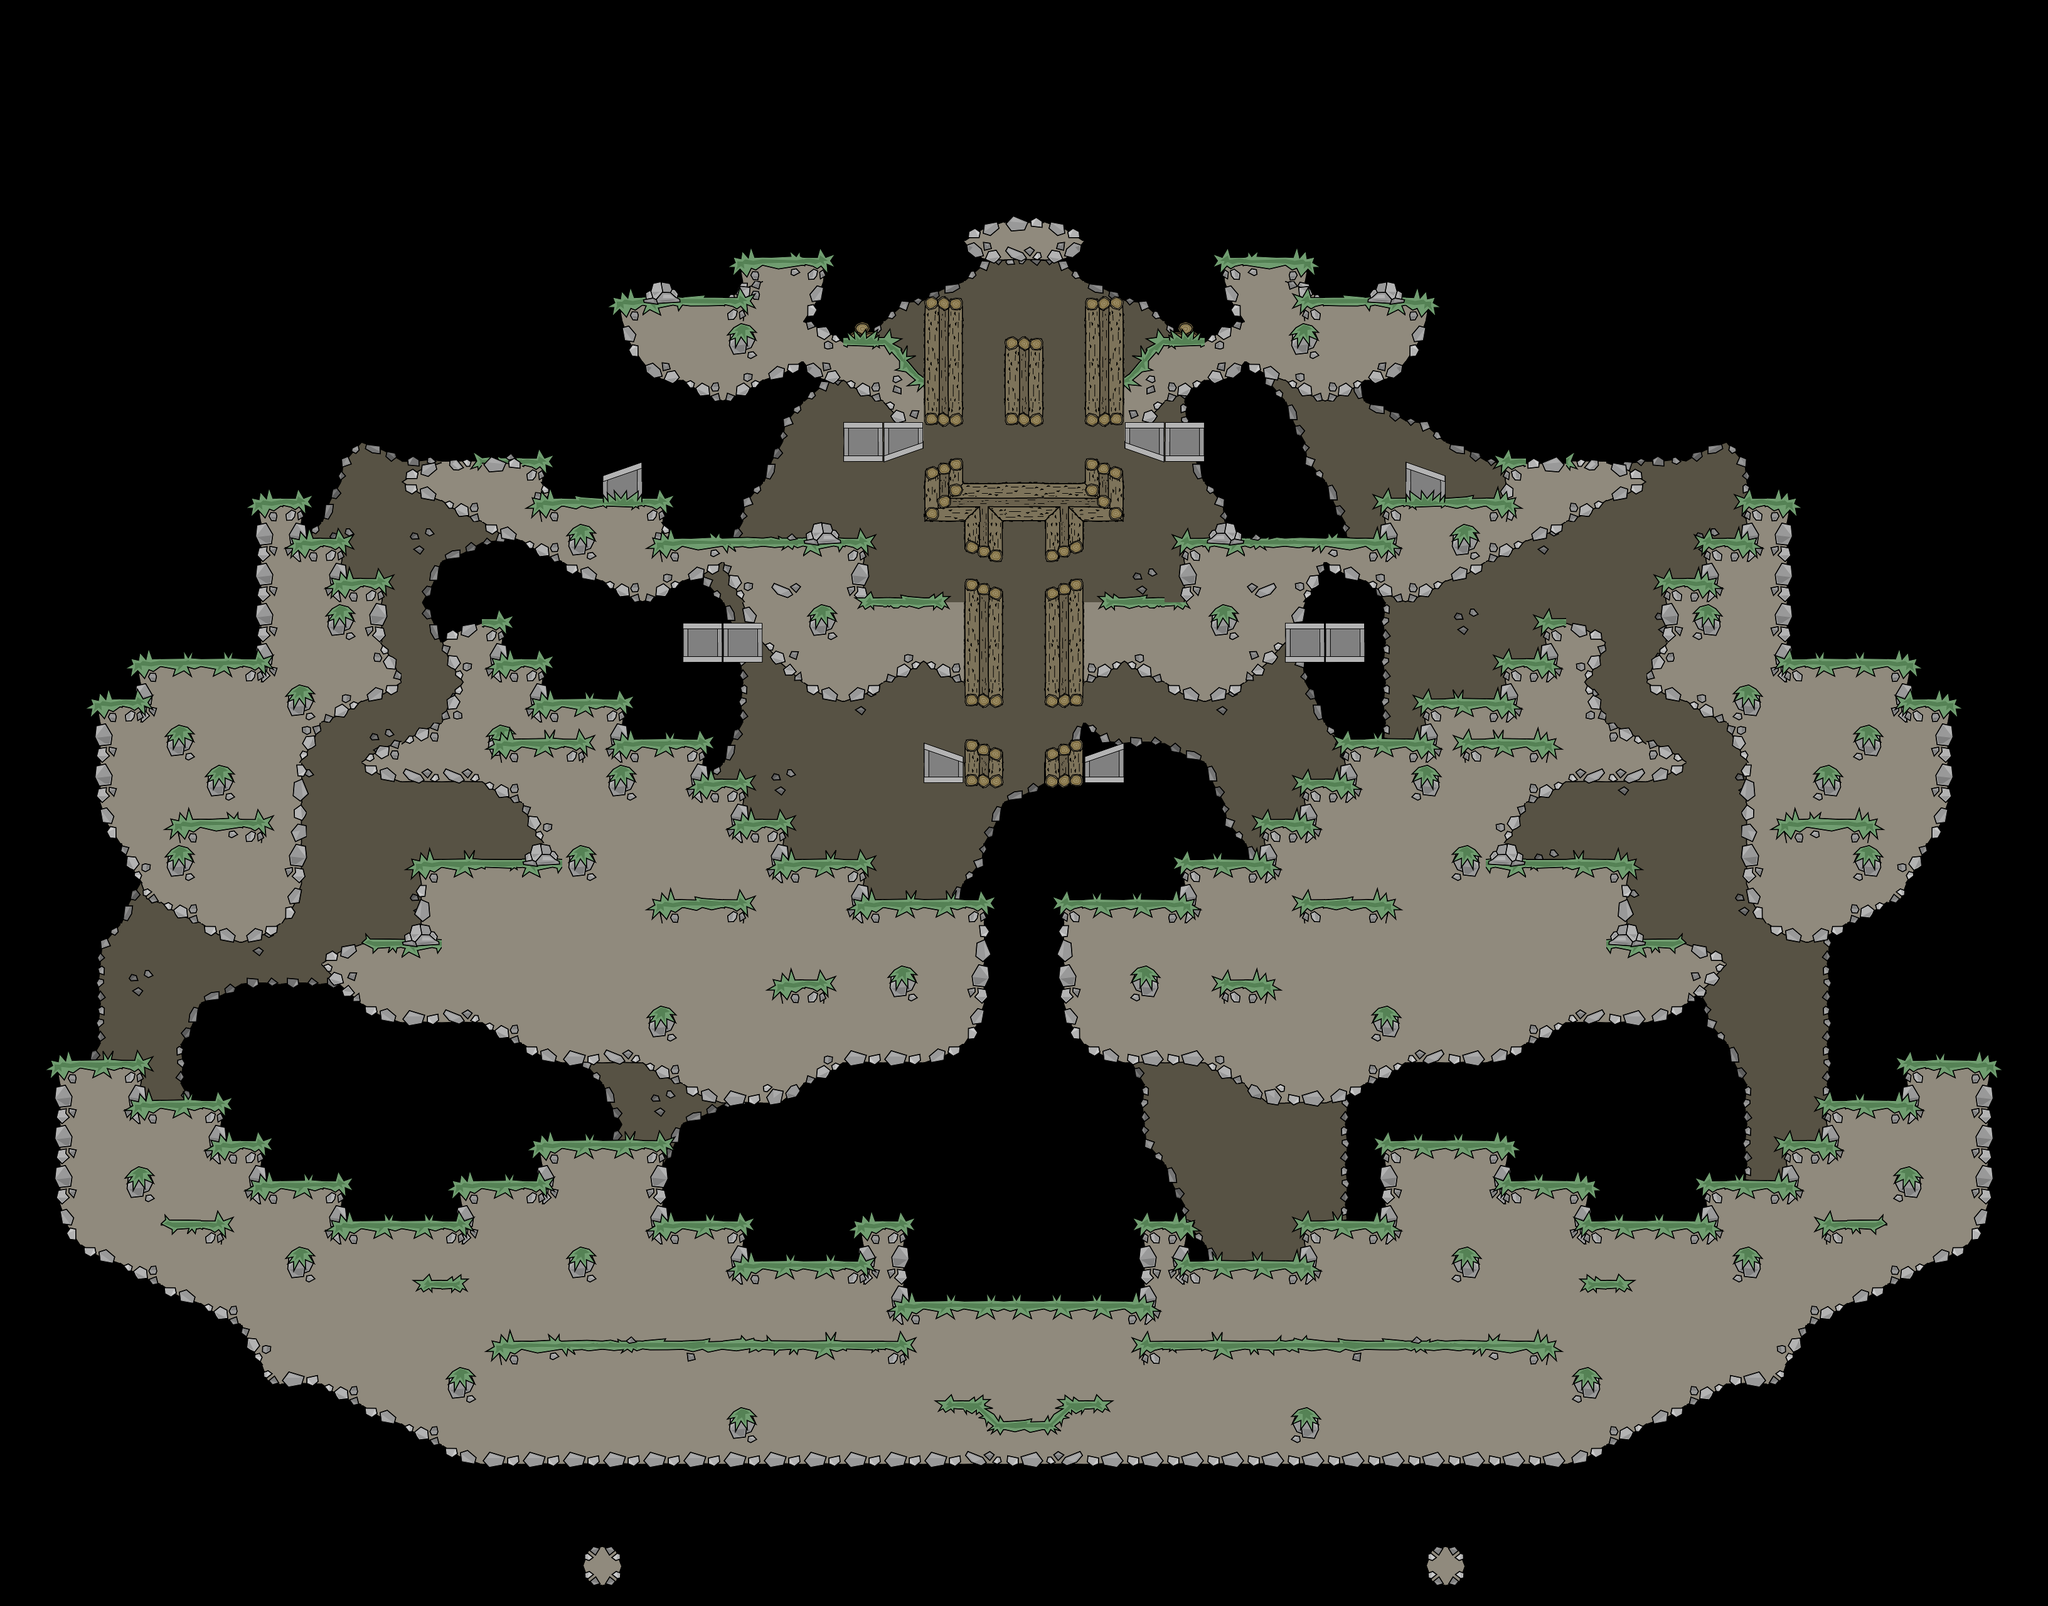

The image is a tile-based game level rendered from a .tmx file. Its description and source (layers, tilesets, objects; grid data summarised) follow:
An orthogonal 51x40 tile map with 64x64 px tiles, 3 tile layers (tilebg2, tilebg, tile) and 159 objects (94x spritefg, 32x wp_p, 16x co_poly, 2x sp_p_05, ctf_sp_1, ...).

<map version="1.4" tiledversion="1.4.3" orientation="orthogonal" renderorder="right-down" width="51" height="40" tilewidth="64" tileheight="64" infinite="0">
 <tileset firstgid="1" source="t64_new.tsx" />
 <layer id="1" name="tilebg2" width="51" height="40">
  <data>[2040 cells, 524 non-empty, 29 distinct tile ids]</data>
 </layer>
 <layer id="2" name="tilebg" width="51" height="40">
  <data>[2040 cells, 366 non-empty, 30 distinct tile ids]</data>
 </layer>
 <layer id="3" name="tile" width="51" height="40">
  <data>[2040 cells, 1103 non-empty, 82 distinct tile ids]</data>
 </layer>
 <objectgroup name="objects">
  <object id="242" name="spritefg" x="387" y="950">
   <properties>
    <property name="sprite" value="palmTree" />
   </properties>
  </object>
  <object id="243" name="spritefg" x="322" y="950">
   <properties>
    <property name="sprite" value="palmTree" />
   </properties>
  </object>
  <object id="249" name="spritefg" x="192" y="1590">
   <properties>
    <property name="sprite" value="palmTree" />
   </properties>
  </object>
  <object id="250" name="spritefg" x="128" y="1590">
   <properties>
    <property name="sprite" value="palmTree" />
   </properties>
  </object>
  <object id="991" name="spritefg" x="1482" y="1974">
   <properties>
    <property name="sprite" value="palmTree" />
   </properties>
  </object>
  <object id="993" name="spritefg" x="1781" y="1974">
   <properties>
    <property name="sprite" value="palmTree" />
   </properties>
  </object>
  <object id="1086" name="spritefg" x="641" y="962">
   <properties>
    <property name="sprite" value="bushPalm" />
   </properties>
  </object>
  <object id="1087" name="spritefg" x="705" y="963">
   <properties>
    <property name="sprite" value="bushPalm" />
   </properties>
  </object>
  <object id="1088" name="spritefg" x="772" y="963">
   <properties>
    <property name="sprite" value="bushPalm" />
   </properties>
  </object>
  <object id="1089" name="spritefg" x="901" y="1090">
   <properties>
    <property name="sprite" value="bushPalm" />
   </properties>
  </object>
  <object id="1091" name="spritefg" x="1027" y="1156">
   <properties>
    <property name="sprite" value="bushPalm" />
   </properties>
  </object>
  <object id="1093" name="spritefg" x="1284" y="1347">
   <properties>
    <property name="sprite" value="bushPalm" />
   </properties>
  </object>
  <object id="1101" name="spritefg" x="387" y="1025">
   <properties>
    <property name="sprite" value="bushPalm" />
   </properties>
  </object>
  <object id="1102" name="spritefg" x="322" y="1025">
   <properties>
    <property name="sprite" value="bushPalm" />
   </properties>
  </object>
  <object id="1103" name="spritefg" x="258" y="1025">
   <properties>
    <property name="sprite" value="bushPalm" />
   </properties>
  </object>
  <object id="1154" name="spritefg" x="1733" y="2050">
   <properties>
    <property name="sprite" value="bushPalm" />
   </properties>
  </object>
  <object id="1155" name="spritefg" x="1668" y="2050">
   <properties>
    <property name="sprite" value="bushPalm" />
   </properties>
  </object>
  <object id="1156" name="spritefg" x="1602" y="2050">
   <properties>
    <property name="sprite" value="bushPalm" />
   </properties>
  </object>
  <object id="1157" name="spritefg" x="1538" y="2048">
   <properties>
    <property name="sprite" value="bushPalm" />
   </properties>
  </object>
  <object id="1163" name="spritefg" x="1089" y="1922">
   <properties>
    <property name="sprite" value="bushPalm" />
   </properties>
  </object>
  <object id="1169" name="spritefg" x="706" y="1922">
   <properties>
    <property name="sprite" value="bushPalm" />
   </properties>
  </object>
  <object id="1170" name="spritefg" x="642" y="1924">
   <properties>
    <property name="sprite" value="bushPalm" />
   </properties>
  </object>
  <object id="1171" name="spritefg" x="579" y="1924">
   <properties>
    <property name="sprite" value="bushPalm" />
   </properties>
  </object>
  <object id="1177" name="spritefg" x="129" y="1665">
   <properties>
    <property name="sprite" value="bushPalm" />
   </properties>
  </object>
  <object id="1185" name="spritefg" x="384" y="1719">
   <properties>
    <property name="sprite" value="palmTree" />
   </properties>
  </object>
  <object id="1196" name="wp_p" x="192" y="1109">
   <properties>
    <property name="weapon" value="gasnade,riot,flame" />
   </properties>
  </object>
  <object id="1199" name="wp_p" x="1152" y="1236">
   <properties>
    <property name="weapon" value="fragnade,gasnade,gasnade,proxynade" />
   </properties>
  </object>
  <object id="1201" name="wp_p" x="448" y="788">
   <properties>
    <property name="weapon" value="ak47,xm8,machete" />
   </properties>
  </object>
  <object id="1203" name="wp_p" x="1408" y="1941">
   <properties>
    <property name="weapon" value="mp5,ak47,machete" />
   </properties>
  </object>
  <object id="1212" name="wp_p" x="287" y="1748">
   <properties>
    <property name="weapon" value="shotgun,m16" />
   </properties>
  </object>
  <object id="1214" name="wp_p" x="960" y="1813">
   <properties>
    <property name="weapon" value="huntingpistol,shotgun" />
   </properties>
  </object>
  <object id="1221" name="wp_p" x="459" y="1876">
   <properties>
    <property name="weapon" value="fragnade,gasnade,gasnade,proxynade" />
   </properties>
  </object>
  <object id="1222" name="ctf_sp_1" x="245.621" y="837.439" />
  <object id="1224" name="fp_b_1" x="782" y="1365.5">
   <properties>
    <property name="sprite" value="flagStationBlue" />
   </properties>
  </object>
  <object id="1225" name="fp_1" x="780.333" y="1290.83" />
  <object id="1261" name="spritefg" x="2877" y="950" rotation="180">
   <properties>
    <property name="sprite" value="palmTree" />
   </properties>
  </object>
  <object id="1262" name="spritefg" x="2942" y="950" rotation="180">
   <properties>
    <property name="sprite" value="palmTree" />
   </properties>
  </object>
  <object id="1263" name="spritefg" x="2623" y="962" rotation="180">
   <properties>
    <property name="sprite" value="bushPalm" />
   </properties>
  </object>
  <object id="1264" name="spritefg" x="2559" y="963" rotation="180">
   <properties>
    <property name="sprite" value="bushPalm" />
   </properties>
  </object>
  <object id="1265" name="spritefg" x="2492" y="963" rotation="180">
   <properties>
    <property name="sprite" value="bushPalm" />
   </properties>
  </object>
  <object id="1266" name="spritefg" x="2363" y="1090" rotation="180">
   <properties>
    <property name="sprite" value="bushPalm" />
   </properties>
  </object>
  <object id="1267" name="spritefg" x="2237" y="1156" rotation="180">
   <properties>
    <property name="sprite" value="bushPalm" />
   </properties>
  </object>
  <object id="1268" name="spritefg" x="1980" y="1347" rotation="180">
   <properties>
    <property name="sprite" value="bushPalm" />
   </properties>
  </object>
  <object id="1272" name="spritefg" x="2877" y="1025" rotation="180">
   <properties>
    <property name="sprite" value="bushPalm" />
   </properties>
  </object>
  <object id="1273" name="spritefg" x="2942" y="1025" rotation="180">
   <properties>
    <property name="sprite" value="bushPalm" />
   </properties>
  </object>
  <object id="1274" name="spritefg" x="3006" y="1025" rotation="180">
   <properties>
    <property name="sprite" value="bushPalm" />
   </properties>
  </object>
  <object id="1279" name="fp_b_2" x="2485.81" y="1364.1" rotation="180">
   <properties>
    <property name="sprite" value="flagStationOrange" />
   </properties>
  </object>
  <object id="1280" name="fp_2" x="2485.08" y="1290.83" rotation="180" />
  <object id="1281" name="ctf_sp_2" x="3000.66" y="843.334" rotation="180" />
  </objectgroup>
 <objectgroup name="collision">
  <!-- 16 objects omitted --></objectgroup>
</map>
<!-- 110 of 159 objects omitted -->
